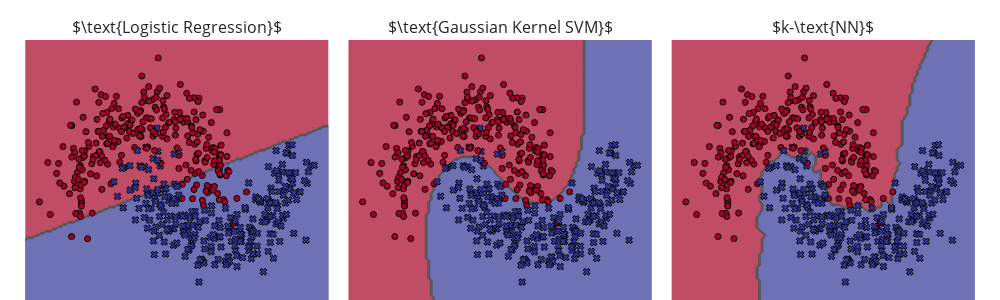

Notebook code cell kept with this figure:
### Code cell
lims = np.array([X.min(axis=0), X.max(axis=0)]).T + np.array([-.2, .2])

fig = make_subplots(rows=1, cols=3, subplot_titles=model_names, horizontal_spacing = 0.01)
for i, m in enumerate(models):
    fig.add_traces([decision_surface(m.fit(X, y).predict, lims[0], lims[1], showscale=False),
                    go.Scatter(x=X[:,0], y=X[:,1], mode="markers", showlegend=False,
                               marker=dict(color=y, symbol=class_symbols[y], colorscale=class_colors(3), 
                                           line=dict(color="black", width=1)))], 
                   rows=1, cols=i+1)

fig.update_layout(width=1000, height=300).update_xaxes(visible=False).update_yaxes(visible=False)
fig.show()
